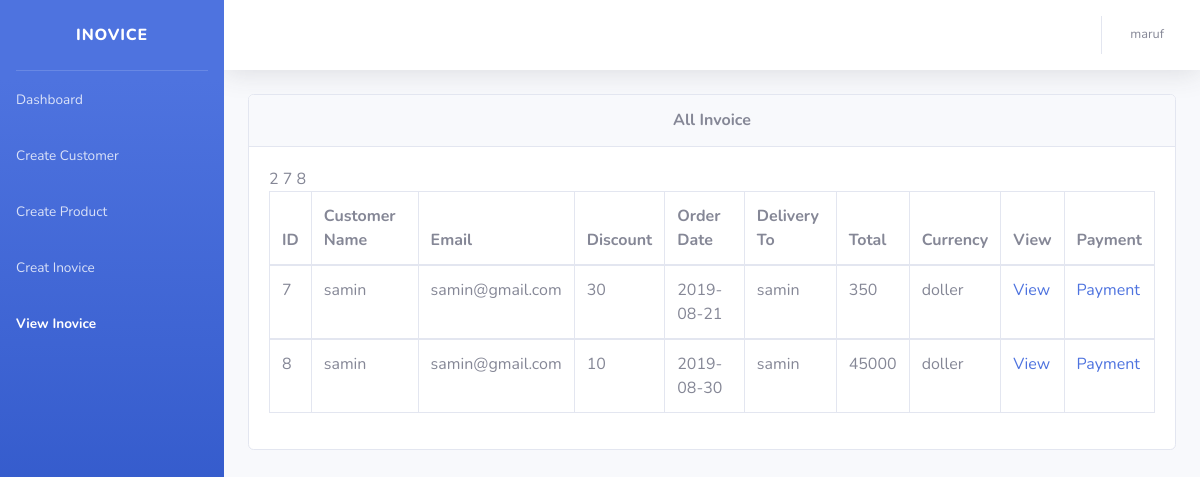
Screenshot of /viewino.php (signed in) with the database file from the repository.
### tables this page shows
CREATE TABLE `inovice` (
  `inovice_id` int(11) NOT NULL,
  `cust_id` int(11) NOT NULL,
  `currency` varchar(10) NOT NULL,
  `date` date NOT NULL,
  `ino_product` varchar(30) NOT NULL,
  `pro_quantity` int(11) NOT NULL,
  `pro_price` double NOT NULL,
  `pro_discount` double NOT NULL,
  `Pro_total` double NOT NULL
);

CREATE TABLE `customer` (
  `cust_id` int(11) NOT NULL,
  `cust_name` varchar(30) NOT NULL,
  `cust_email` varchar(30) NOT NULL,
  `cust_address` text NOT NULL
);

### viewino.php (the view, shortened to what this page needs)
<?php
include_once 'connect.php';
?>
<!DOCTYPE html>
<html lang="en">
<head>
  <link href="vendor/fontawesome-free/css/all.min.css" rel="stylesheet" type="text/css">
  <link href="css/sb-admin-2.min.css" rel="stylesheet">
</head>
<body id="page-top">
  <div id="wrapper">
    <ul class="navbar-nav bg-gradient-primary sidebar sidebar-dark accordion" id="accordionSidebar">
      <a class="sidebar-brand d-flex align-items-center justify-content-center" href="index.php">
        <div class="sidebar-brand-text mx-3">Inovice</div>
      </a>
      <hr class="sidebar-divider my-0">
      <li class="nav-item">
        <a class="nav-link" href="#">
          <span>Dashboard</span></a>
      </li>
      <li class="nav-item">
        <a class="nav-link" href="createcust.php">
          <span>Create Customer</span></a>
      </li>
      <li class="nav-item">
        <a class="nav-link" href="createprod.php">
          <span>Create Product</span></a>
      </li>
      <li class="nav-item">
        <a class="nav-link" href="createino.php">
          <span>Creat Inovice</span></a>
      </li>
      <li class="nav-item active">
        <a class="nav-link" href="viewino.php">
          <span>View Inovice</span></a>
      </li>
    </ul>
    <div id="content-wrapper" class="d-flex flex-column">
      <div id="content">
        <nav class="navbar navbar-expand navbar-light bg-white topbar mb-4 static-top shadow">
          <ul class="navbar-nav ml-auto">
            <li class="nav-item dropdown no-arrow">
              <a class="nav-link dropdown-toggle" href="#" id="userDropdown" role="button" data-toggle="dropdown" aria-haspopup="true" aria-expanded="false">
                <span class="mr-2 d-none d-lg-inline text-gray-600 small"><?php $username=$_SESSION['usr_name'];  echo $username; ?></span>
              </a>
            </li>
          </ul>
        </nav>
        <div class="container-fluid">
          <div class="card mb-4 ">
            <div class="card-header py-3">
              <h6 class="m-0 font-weight-bold text-center">All Invoice</h6>
            </div>
            <div class="card-body">
              <div class="table-responsive">
                <table class="table table-bordered" id="dataTable" width="100%" cellspacing="0">
                  <?php
                  $sql = mysqli_query($conn, "SELECT * FROM `inovice`");
                  ?>
                  <tr>
                    <?php
                    if(mysqli_num_rows($sql)== 0){
                      echo "<th>No Inovice found</th> ";
                   echo " </tr>";
                    }
                    else {
                  echo "<thead>
                    <tr>
                      <th>ID</th>
                      <th>Customer Name</th>
                      <th>Email</th>
                      <th>Discount</th>
                      <th>Order Date</th>
                      <th>Delivery To</th>
                      <th>Total</th>
                      <th>Currency</th>
                      <th>View</th>
                      <th>Payment</th>
                    </tr>
                  </thead>";
                   while($row = mysqli_fetch_assoc($sql)){
                    $id = $row['inovice_id'];
                    $cust_id = $row['cust_id'];
                    $currency = $row['currency'];
                    $date = $row['date'];
                    $sql1 = mysqli_query($conn, "SELECT cust_name,cust_email FROM `customer`WHERE cust_id=".$cust_id."");
                      while($co = mysqli_fetch_assoc($sql1)) {
                        $cust_name = $co['cust_name'];
                        $cust_email = $co['cust_email'];
                      }
                  echo "
                    <tbody>
                    <tr>
                      <td>".$id."</td>
                      <td>".$cust_name."</td>
                      <td>".$cust_email."</td>
                      <td>".$row['pro_discount']."</td>
                      <td>".$date."</td>
                      <td>".$cust_name."</td>
                      <td>".$row['Pro_total']."</td>
                      <td>".$currency."</td>
                      <td><a href='fullview.php?id=".$id."'> View </a></td>
                      <td><a href='payment.php?id=".$id."'> Payment </a></td>
                    </tr> ";
                   }
                   echo "</tbody>";
                  }
                  ?>
                </table>
              </div>
            </div>
          </div>
        </div>
    </div>
  </div>
</body>
</html>

### rows the page displays
inovice: inovice_id "7", cust.cust_name "samin", cust.cust_email "samin@gmail.com", pro_discount "30", date "2019-08-21", Pro_total "350", currency "doller"
inovice: inovice_id "8", cust.cust_name "samin", cust.cust_email "samin@gmail.com", pro_discount "10", date "2019-08-30", Pro_total "45000", currency "doller"

### other values shown
$username "maruf"
